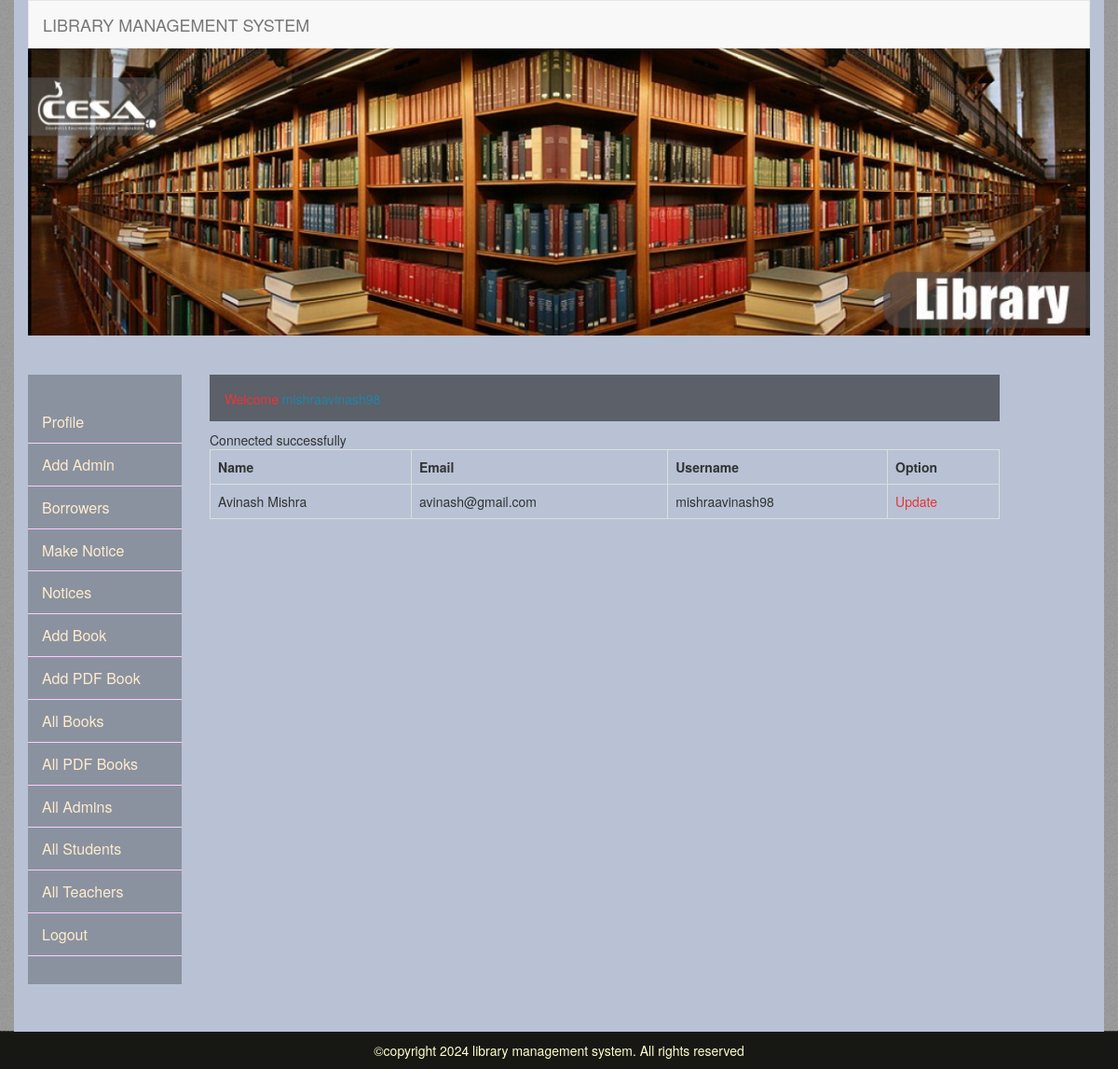
The page /showprofile.php (signed in) on the database its author committed.
### tables this page shows
CREATE TABLE `admin_data` (
  `id` int(11) NOT NULL,
  `name` varchar(255) NOT NULL,
  `email` varchar(100) NOT NULL,
  `username` varchar(50) NOT NULL,
  `password` varchar(50) NOT NULL,
  `user_role` int(11) NOT NULL DEFAULT '1'
);

### showprofile.php (the view, shortened to what this page needs)
<?php include('adminheader.php');?>
    <div class="row">
      <?php include('adminmenu.php'); ?>
      <div class="col-md-9">
       <p class="welcome">Welcome <span style="color:#2484A4;"> <?php echo $_SESSION['username'];    ?>  </span></p>
        <?php $username=$_SESSION['username'];   ?>
            <table cellpadding="2" cellspacing="2" border="2" class="table table-bordered">
              <tr>
                <th>Name</th>
                <th>Email</th>
                <th>Username</th>
                <th>Option</th>
              </tr>
              <?php
               require 'newcon.php';
                $data = mysqli_query($link,"Select * from admin_data where username = '$username'");
               while($row = mysqli_fetch_array($data)) {?>
              <tr>
                <?php $id = $row['id']; ?>
                <td><?php echo  $row['name'];?></td>
                <td><?PHP echo  $row['email']; ?></td>
                <td><?PHP echo  $row['username'];?></td>
                <td>
                  <a href="adminupdatetest.php?id=<?php echo $id; ?>">Update</a>
                </td>
              </tr>
              <?php } ?>
</table>
      </div>
    </div>
  </div>
 <?php include('footer.php');

### css/mystyle.css (style rules this page uses)
a { text-decoration:none; color:#e63636; }
body { background:url(../images/body-bg.png); }
.welcome { height: 50px; background:rgba(0,0,0,0.50);padding: 16px;color: #EA3636; }

### rows shown on the page
admin_data: name "Avinash Mishra", email "avinash@gmail.com", username "mishraavinash98"
